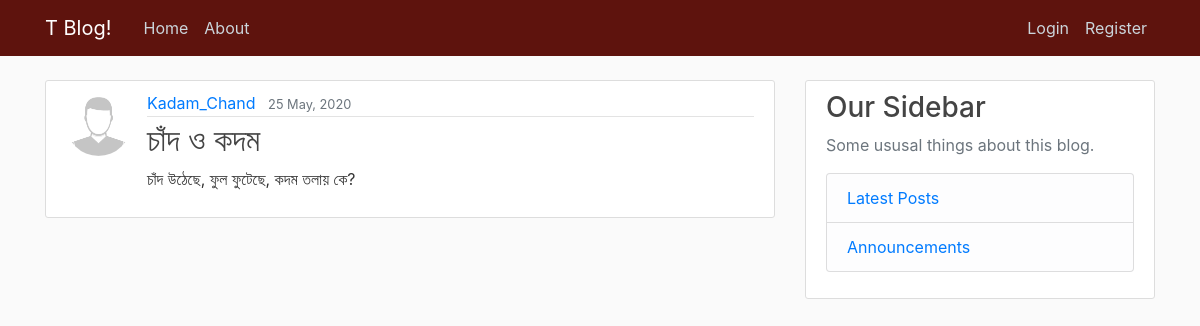
Page /post/40/ on the committed database.
### blog/models.py (models this page shows, shortened)
class Post(models.Model):
    title = models.CharField(max_length=100)
    content = models.TextField()
    date_posted = models.DateTimeField(default=timezone.now)
    author = models.ForeignKey(User, on_delete=models.CASCADE)

### users/models.py (models this page shows, shortened)
class Profile(models.Model):
    user = models.OneToOneField(User, on_delete=models.CASCADE)
    image = models.ImageField(default='default.jpg', upload_to='profile_pics')

### blog/views.py (the view)
# urls.py: path('post/<int:pk>/', PostDetailView.as_view(), name='post-detail'),
class PostDetailView(DetailView):
    model = Post

### blog/templates/blog/post_detail.html (shortened to what this page needs)
{% extends "blog/base.html" %}
{% block content %}
<article class="media content-section">
    <img class="rounded-circle article-img" src="{{ object.author.profile.image.url }}">
    <div class="media-body">
        <div class="article-metadata">
            <a class="mr-2" href="{% url 'user-posts' object.author.username %}">{{ object.author }}</a>
            <small class="text-muted">{{ object.date_posted|date:"d F, Y" }}</small>
        </div>
        <h2 class="article-title">{{ object.title }}</h2>
        <p class="article-content">{{ object.content }}</p>
    </div>
</article>
{% endblock content %}

### static/blog/main.css (style rules this page uses)
body { background: #fafafa; color: #333333; margin-top: 5rem; }
h1, h2, h3, h4, h5, h6 { color: #444444; }
.content-section { background: #ffffff; padding: 10px 20px; border: 1px solid #dddddd; border-radius: 3px; margin-bottom: 20px; }
.article-title { color: #444444; }
.article-content { white-space: pre-line; }
.article-img { height: 65px; width: 65px; margin-right: 16px; }
.article-metadata { padding-bottom: 1px; margin-bottom: 4px; border-bottom: 1px solid #e3e3e3 }

### rows in the picture
Post: author.profile.image (placeholder picture), author "Kadam_Chand", date_posted "25 May, 2020", title "চাঁদ ও কদম", content "চাঁদ উঠেছে, ফুল ফুটেছে, কদম তলায় কে?"
